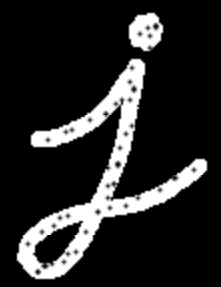
#> input picture res/i2.png, 221 x 287 px
$ python closing.py
#> lines starting #> are read from the running program, lines starting #| are printed output that depends on the picture

import cv2
import numpy as np

kernel = np.ones((5,5), np.uint8)
img = cv2.imread('res/i2.png', cv2.IMREAD_UNCHANGED)
#> img is the input picture: shape (287, 221, 3); min 0, max 255, mean 38.9

cv2.imshow('image', img)
cv2.waitKey(0)
cv2.destroyAllWindows()

# Dilation followed by erosion
dst = cv2.morphologyEx(img, cv2.MORPH_CLOSE, kernel, iterations=2)
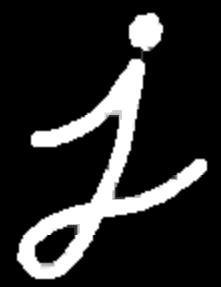
#> dst: shape (287, 221, 3); min 0, max 255, mean 41.7
cv2.imshow('destionation', dst)
cv2.waitKey(0)

cv2.destroyAllWindows()
